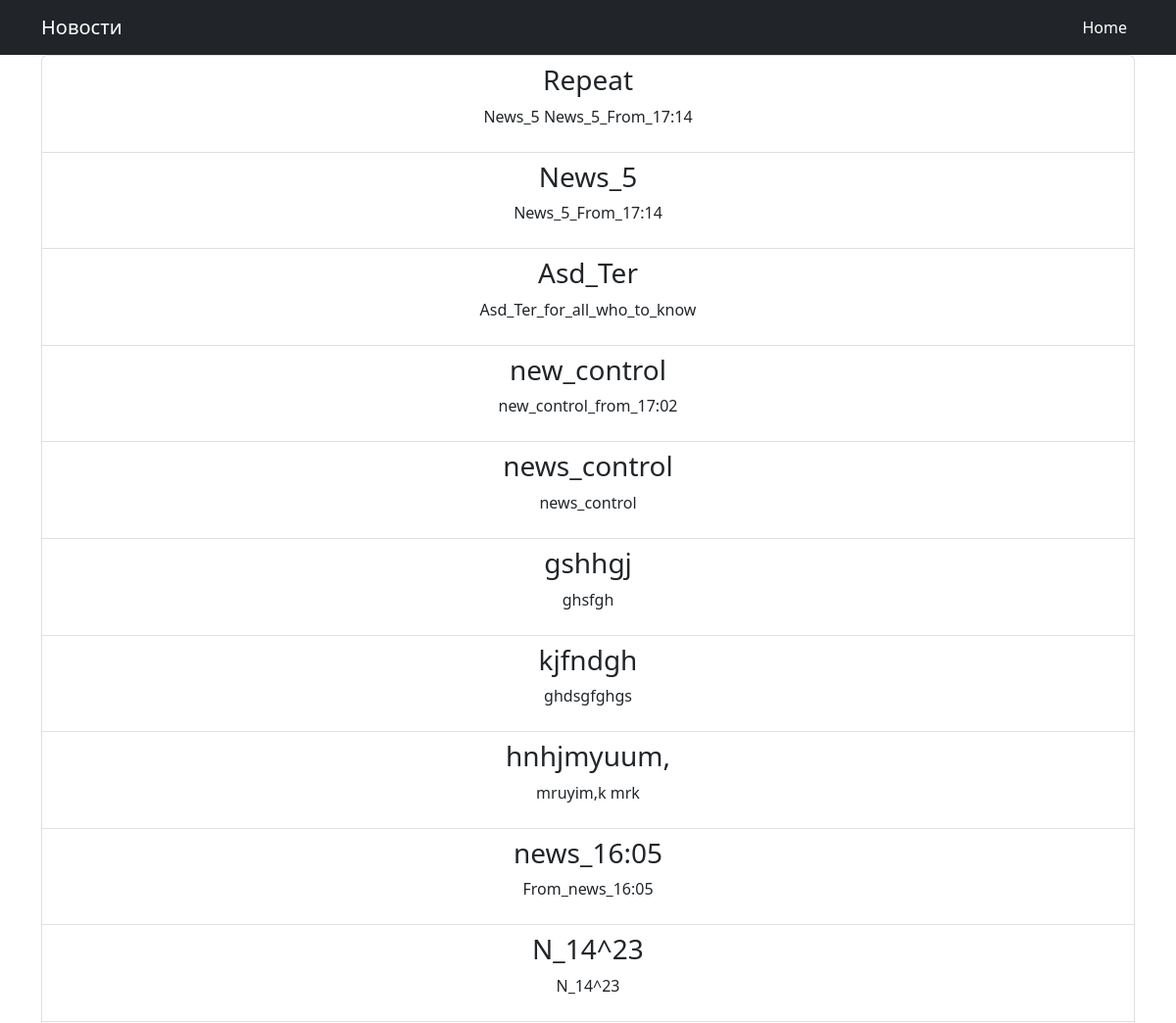
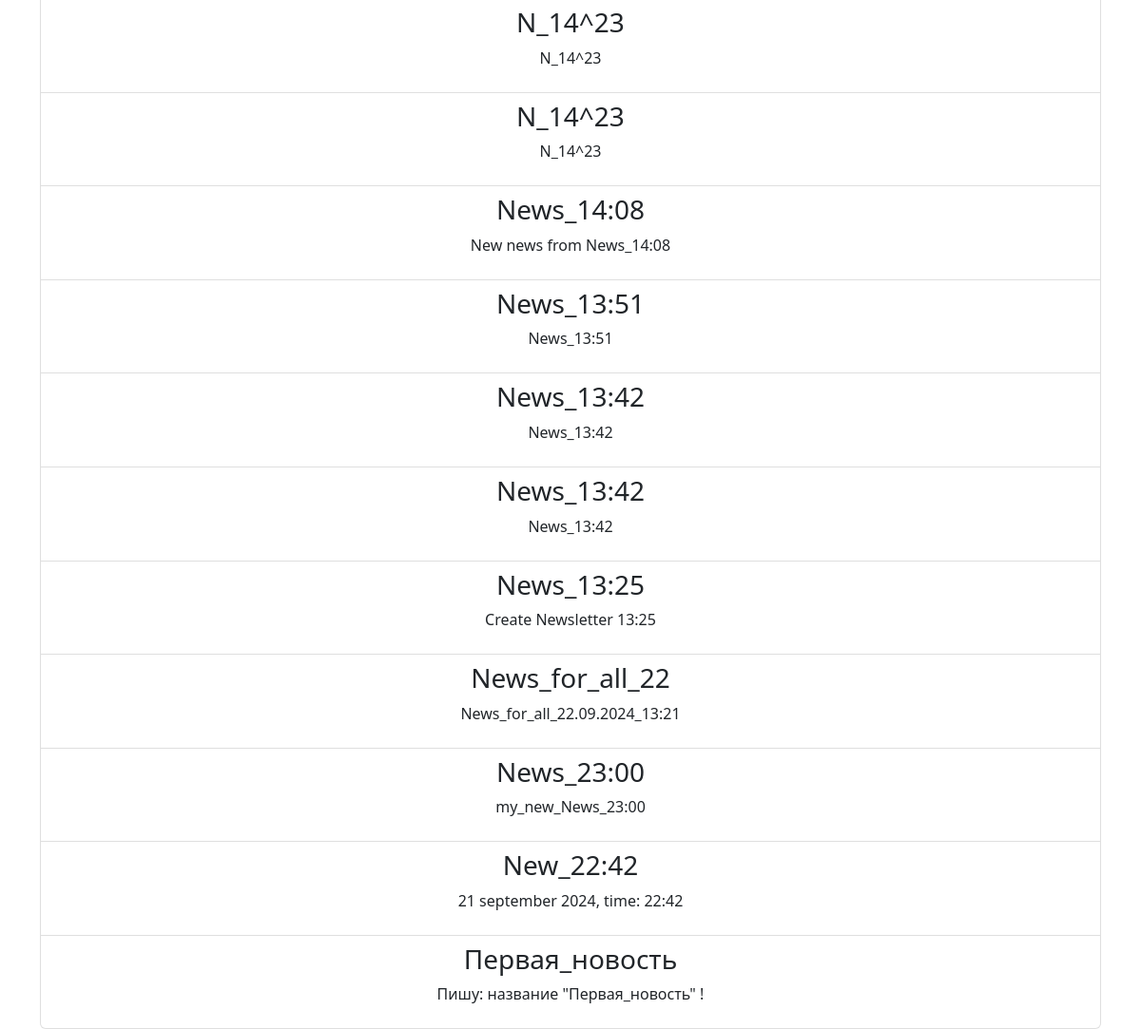
Page /news/ on the committed database (2 pictures, top to bottom).
### chat/models.py (models this page shows)
class Newsletter(models.Model):
    title = models.CharField(max_length=100)
    content = models.TextField()
    recipients = models.ManyToManyField(settings.AUTH_USER_MODEL, related_name='newsletters')
    sent_date = models.DateTimeField(auto_now_add=True)

### chat/views.py (the view)
# urls.py: path('news/', display_news, name='news_page'),
def display_news(request):
    all_news = Newsletter.objects.all().order_by('-sent_date')  # Получаем все новости из базы данных
    context = {'all_news': all_news}
    return render(request, 'news_page.html', context)

### chat/templates/news_page.html (shortened to what this page needs)
<!DOCTYPE html>
<html lang="en">
<head>
    {% load static %}
    <link href="{% static 'css/styles.css' %}" rel="stylesheet"/>
</head>
<body>
<nav class="navbar navbar-expand-lg navbar-dark bg-dark">
    <div class="container">
        <a class="navbar-brand" href="{% url 'news_page' %}">
            Новости
        </a>
        <div class="collapse navbar-collapse" id="navbarSupportedContent">
            <ul class="navbar-nav ms-auto mb-2 mb-lg-0">
                <li class="nav-item"><a class="nav-link active" aria-current="page" href="{% url 'home' %}">Home</a></li>
            </ul>
        </div>
    </div>
</nav>
<div class="container">
    <div class="row">
         <div class="col-lg-12 text-center">
            {% block content %}
            <ul class="list-group">
            {% for news in all_news %}
            <li class="list-group-item">
            <h3>{{ news.title }}</h3>
            <p>{{ news.content }}</p>
            </li>
        {% endfor %}
    </ul>
            {% endblock content %}
        </div>
    </div>
</div>
</body>
</html>

### rows in the picture
Newsletter: title "Repeat", content "News_5 News_5_From_17:14"
Newsletter: title "News_5", content "News_5_From_17:14"
Newsletter: title "Asd_Ter", content "Asd_Ter_for_all_who_to_know"
Newsletter: title "new_control", content "new_control_from_17:02"
Newsletter: title "news_control", content "news_control"
Newsletter: title "gshhgj", content "ghsfgh"
Newsletter: title "kjfndgh", content "ghdsgfghgs"
Newsletter: title "hnhjmyuum,", content "mruyim,k mrk"
Newsletter: title "news_16:05", content "From_news_16:05"
Newsletter: title "N_14^23", content "N_14^23"
Newsletter: title "N_14^23", content "N_14^23"
Newsletter: title "N_14^23", content "N_14^23"
Newsletter: title "News_14:08", content "New news from News_14:08"
Newsletter: title "News_13:51", content "News_13:51"
Newsletter: title "News_13:42", content "News_13:42"
Newsletter: title "News_13:42", content "News_13:42"
Newsletter: title "News_13:25", content "Create Newsletter 13:25"
Newsletter: title "News_for_all_22", content "News_for_all_22.09.2024_13:21"
Newsletter: title "News_23:00", content "my_new_News_23:00"
Newsletter: title "New_22:42", content "21 september 2024, time: 22:42"
Newsletter: title "Первая_новость", content "Пишу: название \"Первая_новость\" !"
